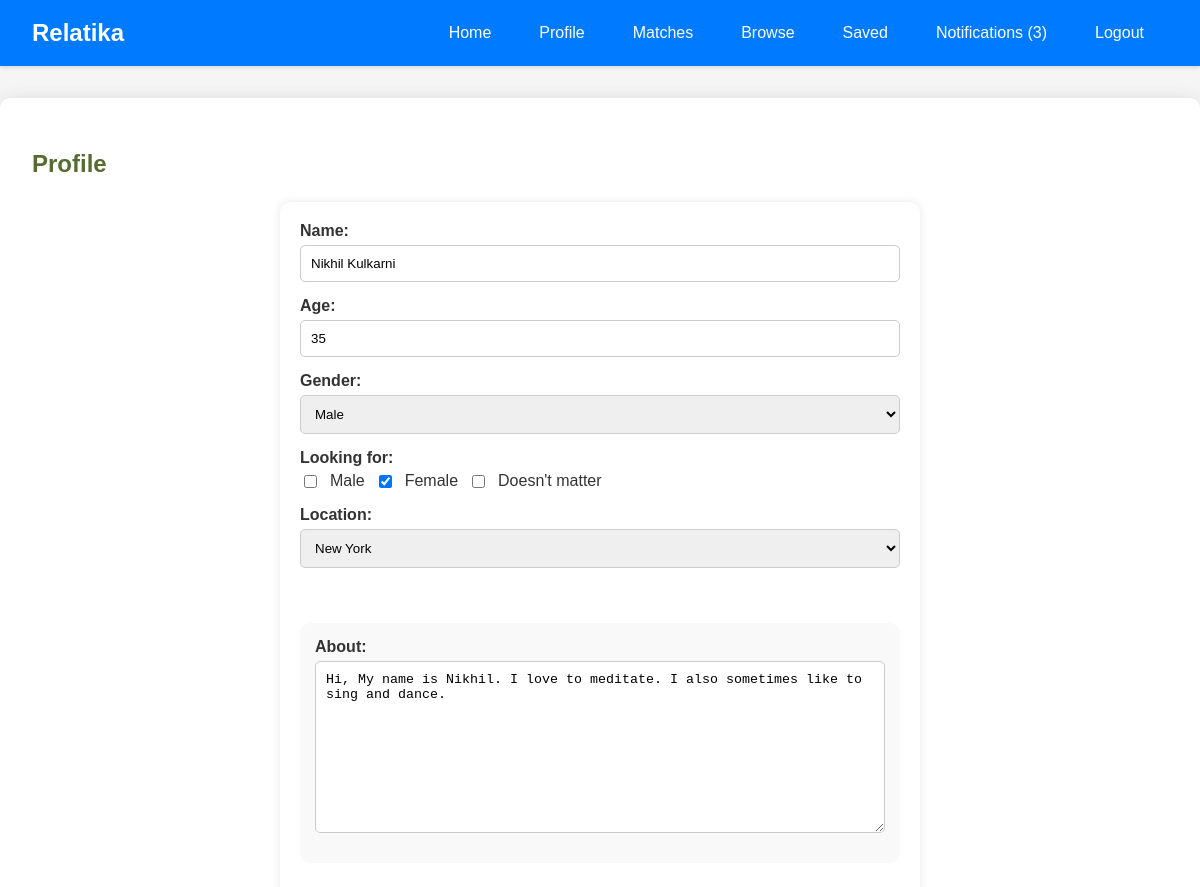
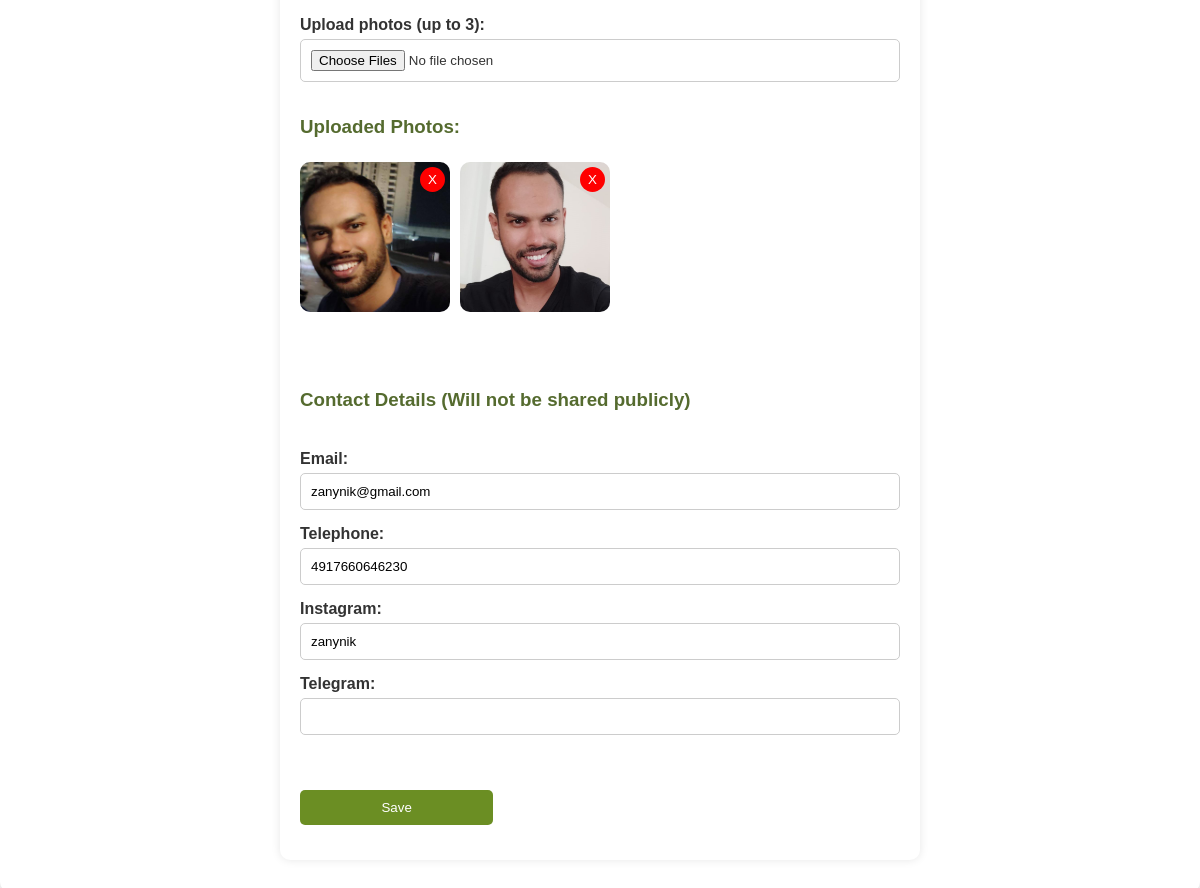
Screenshot of /profile (signed in) with the database file from the repository (2 pictures, top to bottom).
### tables this page shows
CREATE TABLE "users" (
	"id"	INTEGER,
	"username"	TEXT NOT NULL UNIQUE,
	"password"	TEXT NOT NULL,
	"about"	TEXT,
	"name"	TEXT,
	"age"	INTEGER,
	"gender"	TEXT,
	"looking_for"	TEXT,
	"location"	TEXT,
	"email"	TEXT,
	"tel"	TEXT,
	"instagram"	TEXT,
	"telegram"	TEXT,
	PRIMARY KEY("id" AUTOINCREMENT)
);

CREATE TABLE "photos" (
	"id"	INTEGER,
	"user_id"	INTEGER,
	"filename"	TEXT,
	PRIMARY KEY("id" AUTOINCREMENT)
);

### app.py (the view, shortened to what this page needs)
@app.route('/profile', methods=['GET', 'POST'])
def profile():
    if 'user_id' not in session:
        return redirect(url_for('login'))
    user_id = session['user_id']
    conn = get_db_connection()
    user = conn.execute('SELECT * FROM users WHERE id = ?', (user_id,)).fetchone()
    locations = ['New York', 'Los Angeles', 'Chicago', 'Houston', 'Phoenix']  # Example locations
    user_photos = conn.execute('SELECT filename FROM photos WHERE user_id = ?', (user_id,)).fetchall()
    conn.close()
    return render_template('profile.html', user_name=user['name'], user_age=user['age'], user_gender=user['gender'],
                           user_looking_for=user['looking_for'] or '', user_location=user['location'], user_about=user['about'] or '',
                           user_email=user['email'] or '', user_tel=user['tel'] or '', user_instagram=user['instagram'] or '', user_telegram=user['telegram'] or '',
                           locations=locations, user_photos=user_photos)

### app.py (called while the page is built)
def get_db_connection():
    retries = 5
    while retries > 0:
        try:
            conn = sqlite3.connect(users_table, check_same_thread=False)
            conn.row_factory = sqlite3.Row
            return conn
        except sqlite3.OperationalError as e:
            if 'database is locked' in str(e):
                time.sleep(1)
                retries -= 1
            else:
                raise e
    raise Exception("Database is locked for too long, giving up.")

### templates/profile.html (shortened to what this page needs)
{% extends "base.html" %}
{% block content %}
<h2>Profile</h2>
<form action="/profile" method="post" enctype="multipart/form-data" class="profile-form">
    <div class="section">
        <div class="form-group">
            <label for="name">Name:</label>
            <input type="text" id="name" name="name" value="{{ user_name }}" required>
        </div>
        <div class="form-group">
            <label for="age">Age:</label>
            <input type="number" id="age" name="age" value="{{ user_age }}" required>
        </div>
        <div class="form-group">
            <label for="gender">Gender:</label>
            <select id="gender" name="gender">
                <option value="M" {% if user_gender == 'M' %}selected{% endif %}>Male</option>
            </select>
        </div>
        <div class="form-group">
            <label for="looking_for">Looking for:</label>
            <div class="checkbox-group">
                <input type="checkbox" name="looking_for" value="M" {% if 'M' in (user_looking_for or '') %}checked{% endif %}> Male
                <input type="checkbox" name="looking_for" value="F" {% if 'F' in (user_looking_for or '') %}checked{% endif %}> Female
                <input type="checkbox" name="looking_for" value="D" {% if 'D' in (user_looking_for or '') %}checked{% endif %}> Doesn't matter
            </div>
        </div>
        <div class="form-group">
            <label for="location">Location:</label>
            <select id="location" name="location">
                {% for loc in locations %}
                    <option value="{{ loc }}" {% if user_location == loc %}selected{% endif %}>{{ loc }}</option>
                {% endfor %}
            </select>
        </div>
    </div>
    <div class="section about-section">
        <div class="form-group">
            <label for="about">About:</label>
            <textarea name="about" id="about" rows="10">{{ user_about }}</textarea>
        </div>
    </div>
    <div class="section">
        <div class="form-group">
            <label for="photos">Upload photos (up to 3):</label>
            <input type="file" name="photos" id="photos" multiple>
        </div>
        {% if user_photos %}
        <div class="form-group">
            <h3>Uploaded Photos:</h3>
            <div class="photo-gallery">
                {% for photo in user_photos %}
                <div class="photo-container">
                    <img src="{{ url_for('static', filename='uploads/' ~ photo['filename']) }}" alt="User Photo">
                    <button type="button" class="delete-photo" data-filename="{{ photo['filename'] }}">X</button>
                </div>
                {% endfor %}
            </div>
        </div>
        {% endif %}
    </div>
    <div class="section contact-section">
        <div class="form-group">
            <h3>Contact Details (Will not be shared publicly)</h3>
        </div>
        <div class="form-group">
            <label for="email">Email:</label>
            <input type="email" id="email" name="email" value="{{ user_email }}">
        </div>
        <div class="form-group">
            <label for="tel">Telephone:</label>
            <input type="tel" id="tel" name="tel" value="{{ user_tel }}">
        </div>
        <div class="form-group">
            <label for="instagram">Instagram:</label>
            <input type="text" id="instagram" name="instagram" value="{{ user_instagram }}">
        </div>
        <div class="form-group">
            <label for="telegram">Telegram:</label>
            <input type="text" id="telegram" name="telegram" value="{{ user_telegram }}">
        </div>
    </div>
    <div class="form-group">
        <button type="submit" class="button">Save</button>
    </div>
</form>
{% endblock %}

### static/css/styles.css (style rules this page uses)
body { font-family: Arial, sans-serif; background-color: #f0f4f3; color: #2f4f4f; margin: 0; padding: 0; }
.button { background-color: #6b8e23; color: white; padding: 10px 20px; border: none; border-radius: 5px; cursor: pointer; }
h1, h2, h3 { color: #556b2f; }

### templates/base.html (style rules this page uses)
body { font-family: 'Arial', sans-serif; margin: 0; padding: 0; background-color: #f5f5f5; color: #333; }
.container h1, .container h2, .container h3, .container p { margin-bottom: 1.5rem; }

### templates/profile.html (style rules this page uses)
.profile-form { max-width: 600px; margin: auto; display: grid; grid-template-columns: 1fr 2fr; gap: 20px; padding: 20px; background-color: #ffffff; border-radius: 10px; box-shadow: 0 0 10px rgba(0, 0, 0, 0.1); }
.section { grid-column: span 2; margin-bottom: 20px; }
.about-section { background-color: #f9f9f9; padding: 15px; border-radius: 10px; }
.form-group { display: flex; flex-direction: column; margin-bottom: 15px; }
.form-group label { font-weight: bold; margin-bottom: 5px; }
.form-group input, .form-group select, .form-group textarea { padding: 10px; border: 1px solid #ccc; border-radius: 5px; }
.checkbox-group { display: flex; gap: 10px; }
.photo-gallery { display: flex; flex-wrap: wrap; gap: 10px; }
.photo-container { position: relative; display: inline-block; }
.photo-container img { width: 150px; height: 150px; border-radius: 10px; object-fit: cover; }
.photo-container .delete-photo { position: absolute; top: 5px; right: 5px; background-color: red; color: white; border: none; border-radius: 50%; cursor: pointer; width: 25px; height: 25px; display: flex; justify-content: center; align-items: center; }
.button { grid-column: span 2; background-color: #6b8e23; color: white; padding: 10px 20px; border: none; border-radius: 5px; cursor: pointer; text-align: center; }

### rows the page displays
users: name "Nikhil Kulkarni", location "New York", about "Hi, My name is Nikhil. I love to meditate. I also sometimes like to sing and dance.", email "zanynik@gmail.com", tel "4917660646230", instagram "zanynik"
photos: filename (picture)
photos: filename (picture)

### other values shown
{{ notification_count }} "3"
